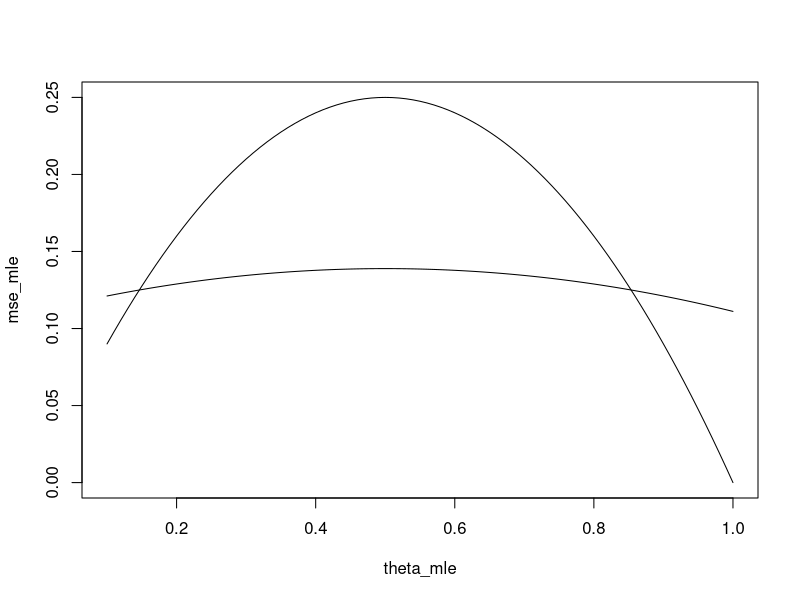
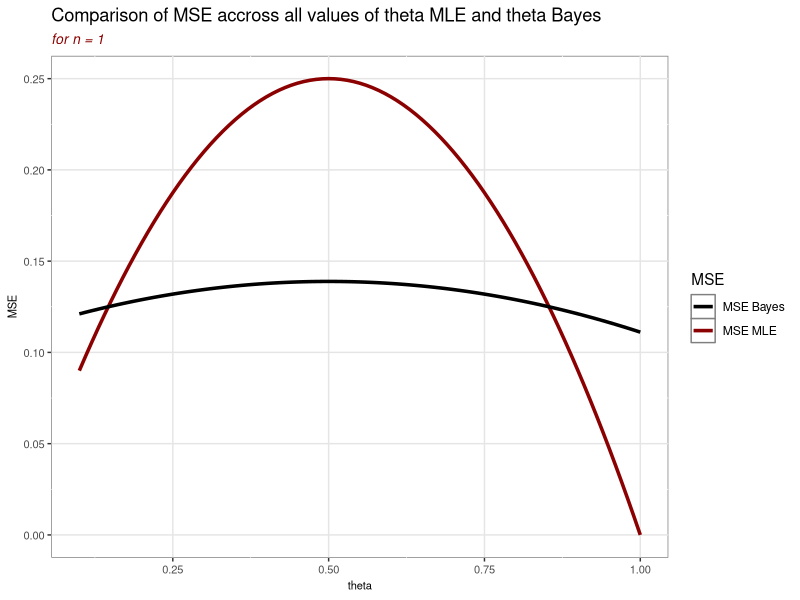

Reproduce these figures in R, in order.
#--------------------------------------------
# Comparison of MSE for a binomial proportion
#--------------------------------------------

theta_mle = theta_bayes = seq(0.1, 1, 0.01); n = 1
mse_mle = theta_mle*(1-theta_mle) / n

var_bayes = (n*theta_bayes*(1-theta_bayes) ) /(n+2)^2
bias_bayes = (n*theta_bayes + n - theta_bayes) / (n+2) 
mse_bayes = var_bayes + bias_bayes^2

plot(theta_mle, mse_mle, type = 'l')
lines(theta_bayes, mse_bayes)

# dataframe
data_frame = data.frame('theta' = theta_mle, 'MSE MLE' = mse_mle, 
                        'MSE Bayes' = mse_bayes)

library(tidyverse)
ggplot(data = data_frame) +
  geom_line(aes(x = theta, y = mse_mle, color = 'MSE MLE'), lwd = 1.2) +
  geom_line(aes(x = theta, y = mse_bayes, color = 'MSE Bayes'), lwd = 1.2) +
  scale_color_manual(name = 'MSE', values = c( "black",'darkred')) +
  labs(title = 'Comparison of MSE accross all values of theta MLE and theta Bayes',
                            subtitle = 'for n = 1',
                            y="MSE", x="theta") +
  theme(axis.text=element_text(size=8),
        axis.title=element_text(size=8),
        plot.subtitle=element_text(size=10, face="italic", color="darkred"),
        panel.background = element_rect(fill = "white", colour = "grey50"),
        panel.grid.major = element_line(colour = "grey90"))

#----
# end
#----

